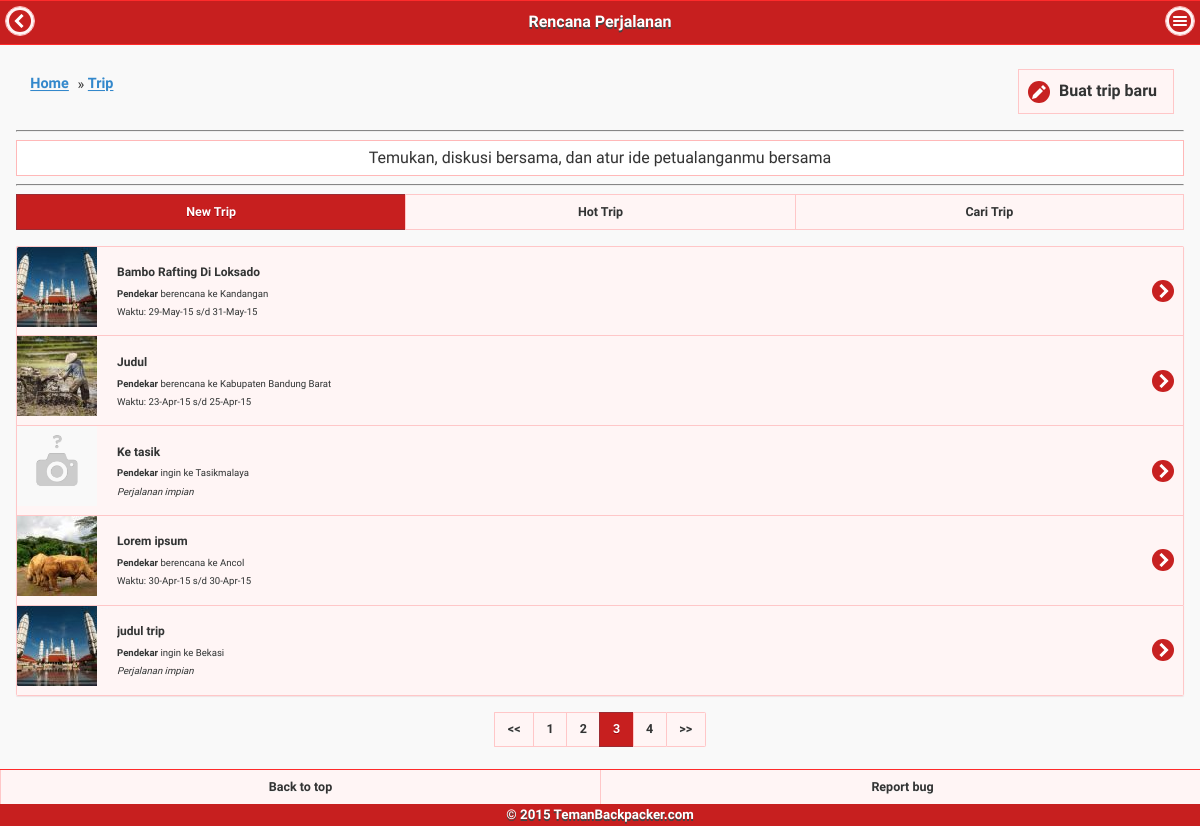
/trip.php?page=3 (signed in), run on the app's committed database.
### tables this page shows
CREATE TABLE IF NOT EXISTS `tb_trip` (
  `trip_id` int(11) NOT NULL,
  `trip_user_id` int(11) NOT NULL,
  `trip_judul` varchar(50) DEFAULT NULL,
  `trip_tujuan` varchar(100) DEFAULT NULL,
  `trip_tujuan_geolat` double DEFAULT NULL,
  `trip_tujuan_geolng` double DEFAULT NULL,
  `trip_asal` varchar(100) DEFAULT NULL,
  `trip_asal_lat` double DEFAULT NULL,
  `trip_asal_lng` double DEFAULT NULL,
  `trip_jenis` char(2) DEFAULT NULL,
  `trip_kategori` char(2) DEFAULT NULL,
  `trip_date1` date DEFAULT NULL,
  `trip_date2` date DEFAULT NULL,
  `trip_detail` text,
  `trip_flag_comm` char(1) DEFAULT '0' COMMENT '1: ijinkan komentar | 0: tidak diijinkan komentar',
  `trip_flag_join` char(1) DEFAULT '0' COMMENT '1: ijinkan join | 0: tidak diijinkan join',
  `trip_created_date` timestamp NOT NULL DEFAULT CURRENT_TIMESTAMP,
  `trip_stats` int(11) NOT NULL DEFAULT '0',
  PRIMARY KEY (`trip_id`)
);

### _include/db_function.php (called while the page is built, shortened)
<?php
include_once dirname(__FILE__).DIRECTORY_SEPARATOR.'fungsi.php';
$database = new mysqli(DBHOST, DBUSER, DBPASS, DBNAME);
$db =& $database;
function good_query($string, $debug=0)
{
    global $db;
    $result = $db->query($string);
    return $result;
}
?>

### _include/fungsi.php (called while the page is built, shortened)
<?php
function make_seo_name($title)
{
	return preg_replace('/[^a-z0-9_-]/i', '', strtolower(str_replace(' ', '-', trim($title))));
}
?>

### _include/trip.php (the view, shortened to what this page needs)
<?php
if(@$statuskoneksi != 'connected'){
	require_once dirname(__FILE__).DIRECTORY_SEPARATOR.'db_function.php';
}
function Tripnya ($sql)
{
    $result = good_query($sql);
    $arr = array();
    while ($row = mysqli_fetch_assoc($result)){
        $tujuan = "-";
        if (!empty($row['trip_tujuan'])) {
            $tujuan = implode(",", array_slice(explode(",", $row['trip_tujuan']), 0, 1));
        }
       if (trim($row['trip_date1']) == '0000-00-00'){
           $trip_date = "<i>Perjalanan impian</i>";
           $konjungsi = " ingin";
       }else{
           $trip_date = "Waktu: ".tanggalan($row['trip_date1']) ." s/d ". tanggalan($row['trip_date2']);
           $konjungsi = " berencana";
       }
       if (!empty($row['trip_gambar'])) {
            $foto = $row['trip_gambar'];
        } else {
            $foto = "default.gif";
        }
        $label = "<b>". $row['user_username'] ."</b>". $konjungsi ." ke ". $tujuan;
        if (!empty(@$row['distance'])){
            $arr[] = array("trip_id"            => $row['trip_id'],
                        "trip_judul"            => $row['trip_judul'],
                        "href"                  => URLSITUS . 'trip/lihat/' . make_seo_name($row['trip_judul']) . '/' . $row['trip_id'] .'/',
                        "label"                 => $row['user_username'],
                        "trip_created_date"     => $row['trip_created_date'],
                        "chat"                  => @$row['chat'],
                        "trip_gambar"           => $foto,
                        "trip_date"             => $trip_date,
                        "label"                 => $label,
                        "distance"              => $row['distance']
                        );
        }else{
            $arr[] = array("trip_id"            => $row['trip_id'],
                        "trip_judul"            => $row['trip_judul'],
                        "label"                 => $row['user_username'],
                        "trip_created_date"     => $row['trip_created_date'],
                        "chat"                  => @$row['chat'],
                        "trip_gambar"           => $foto,
                        "trip_date"             => $trip_date,
                        "label"                 => $label
                        );
        }
    }
    return $arr;
}
function Trip_load_new($page, $batas)
{
    $posisi = (int) $batas * ( (int) $page-1);
    $sql = "select *
            from v_trip_list
            limit {$posisi}, {$batas}" ;
    return Tripnya($sql);
}
function Trip_load_hot()
{
$sql ="select ( ((a.trip_stats)*0.3) + ((select count(1) from tb_chat b where b.chat_trip_id = a.trip_id)*0.7) ) as point,
        a.*
        from v_trip_list a
        where a.trip_created_date between date_sub(now(),INTERVAL 4 WEEK) and now()
        and (a.trip_date2 > now() OR a.trip_date2 = '0000-00-00')
        order by point desc limit 0, 10";
    return Tripnya($sql);
}
function Trip_list($trip_list) {
    if (empty($trip_list)) {
        echo 'Data Trip tidak ditemukan';
    } else {
        foreach ($trip_list as $t) {
            echo '<li>
                    <a href="' . URLSITUS . 'trip/lihat/' . make_seo_name($t['trip_judul']) . '/' . $t['trip_id'] . '/" data-ajax="false">
                        <img src="' . URLSITUS . '_gambar/galeri/thumb2/' . $t['trip_gambar'] . '" class="ui-li-thumb">
                        <p class="normalin"><b>' . $t['trip_judul'] .'</b></p>
                        <p class="hrfKecilBgt">' . @$t['label'] . '</p>
                        <p class="hrfKecilBgt normalin">' . $t['trip_date'] . '</p>
                    </a>
                 </li>';
        }
    }
}
?>

### css/tb.css (style rules this page uses)
.hrfKecilBgt { font-size: .6em !important; }
.normalin { white-space:normal !important; }

### data on the page
tb_trip: trip_judul "Bambo Rafting Di Loksado", user_username "Pendekar", trip_date1 "berencana", trip_tujuan "Kandangan", trip_date "Waktu: 29-May-15 s/d 31-May-15"
tb_trip: shows a picture, trip_judul "Judul", user_username "Pendekar", trip_date1 "berencana", trip_tujuan "Kabupaten Bandung Barat", trip_date "Waktu: 23-Apr-15 s/d 25-Apr-15"
tb_trip: shows a picture, trip_judul "Ke tasik", user_username "Pendekar", trip_date1 "ingin", trip_tujuan "Tasikmalaya", shows "Perjalanan impian"
tb_trip: shows a picture, trip_judul "Lorem ipsum", user_username "Pendekar", trip_date1 "berencana", trip_tujuan "Ancol", trip_date "Waktu: 30-Apr-15 s/d 30-Apr-15"
tb_trip: trip_judul "judul trip", user_username "Pendekar", trip_date1 "ingin", trip_tujuan "Bekasi", shows "Perjalanan impian"

### other printed values
$title "Rencana Perjalanan"
$url['text'] "Home"
$url['text'] "Trip"
